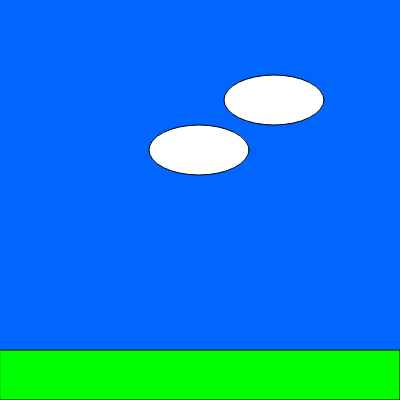
Frame 1 (no input)
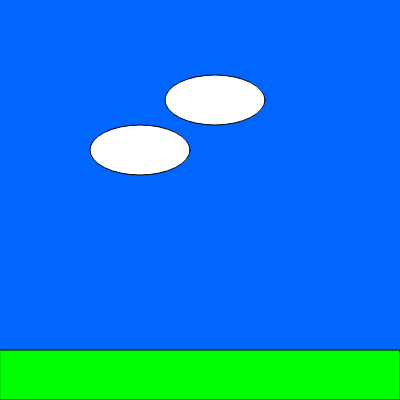
Frame 60 (no input)
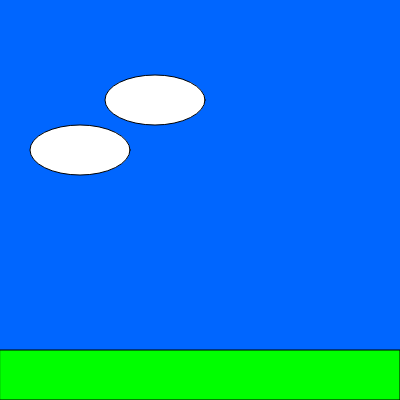
Frame 120 (the mouse pressed at the canvas centre since frame 60)

The p5.js sketch that drew these frames (run headless with seeded random() and noise() and a simulated clock; from frame 60 on, the mouse is pressed at the canvas centre):

// p5.js sketch
// ── sketch.js
// ANIMATE CLOUDS START

var cloud1 = {
	x: 200,
	y: 150,
	w: 100,
	h: 50
}

var cloud2 = {
	x: 275,
	y: 100,
	w: 100,
	h: 50
}

function setup() {
	createCanvas(400, 400);
}

function draw() {
	// RUN LOGIC
	// Move cloud1 to the left
	cloud1.x -= 1;
	// When cloud1 is off the screen, teleport to random height on the other
	// side of the screen.
	if (cloud1.x + (cloud1.w / 2) < 0) {
		cloud1.x = width + 100;
		cloud1.y = random(0, 350);
	}
    
	cloud2.x -= 1;
	// When cloud1 is off the screen, teleport to random height on the other
	// side of the screen.
	if (cloud2.x + (cloud1.w / 2) < 0) {
		cloud2.x = width + 100;
		cloud2.y = random(0, 350);
	}  
	
	// DRAW FRAME
	background(0, 102, 255); // Blue Sky
	fill(0, 255, 0); // Green
	rect(0, 350, width, 50); // Ground
	fill(255); // White
	ellipse(cloud1.x, cloud1.y, cloud1.w, cloud1.h); // Cloud #1
	ellipse(cloud2.x, cloud2.y, cloud2.w, cloud2.h); // Cloud #2	
}
